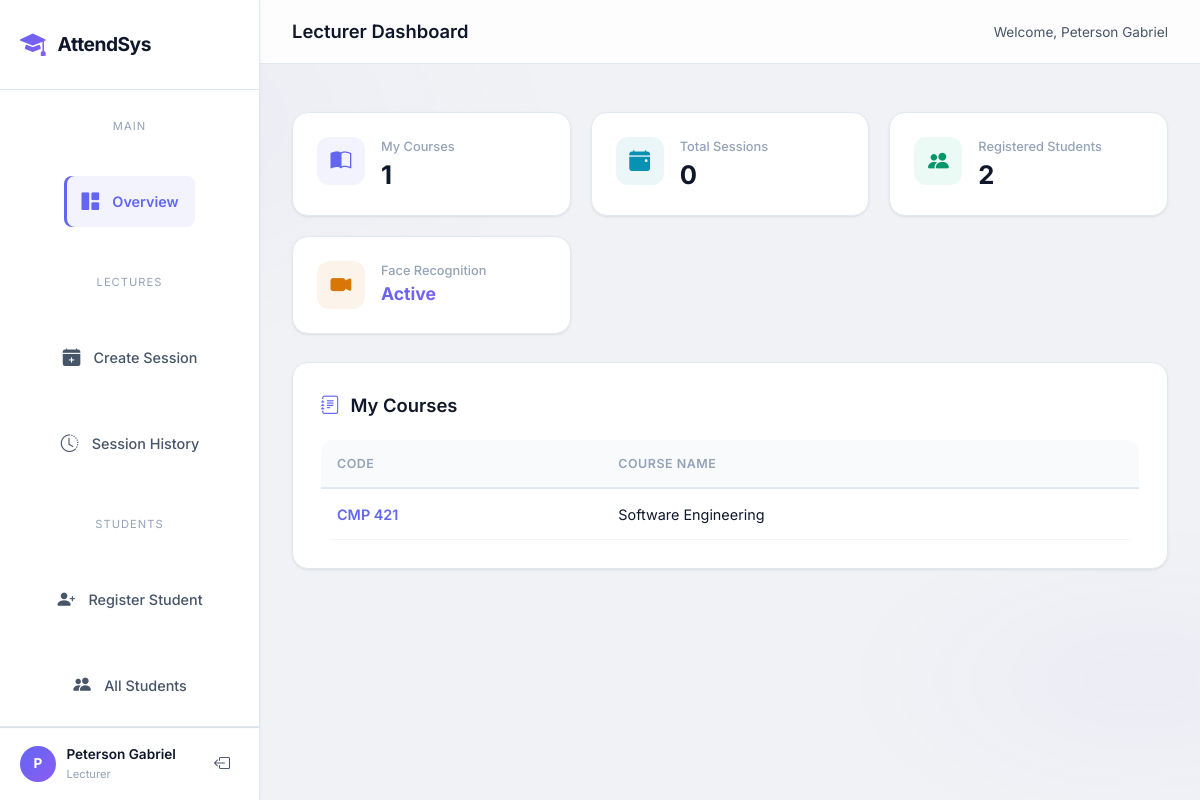
Page /lecturer (signed in) on the committed database.
### models.py (models this page shows)
class User(db.Model, UserMixin):
    __tablename__ = 'users'
    id = db.Column(db.Integer, primary_key=True)
    username = db.Column(db.String(100), unique=True, nullable=False)
    password = db.Column(db.String(200), nullable=False)
    role = db.Column(db.String(20), nullable=False) # 'admin', 'lecturer', 'student'
    name = db.Column(db.String(100), nullable=False)
    department = db.Column(db.String(100), nullable=True) # Important for students
    photo_path = db.Column(db.String(200), nullable=True)
    face_encoding = db.Column(db.Text, nullable=True) # Store JSON string of 128-d array
    qr_code_path = db.Column(db.String(200), nullable=True)
    courses = db.relationship('Course', backref='lecturer', cascade="all, delete-orphan", lazy=True)
    attendances = db.relationship('Attendance', backref='student', cascade="all, delete-orphan", lazy=True)

class Course(db.Model):
    __tablename__ = 'courses'
    id = db.Column(db.Integer, primary_key=True)
    course_code = db.Column(db.String(20), unique=True, nullable=False)
    course_name = db.Column(db.String(150), nullable=False)
    lecturer_id = db.Column(db.Integer, db.ForeignKey('users.id'), nullable=False)
    sessions = db.relationship('Session', backref='course', cascade="all, delete-orphan", lazy=True)

### routes.py (the view, shortened to what this page needs)
@main.route('/lecturer', methods=['GET', 'POST'])
@login_required
def lecturer_dashboard():
    if current_user.role != 'lecturer':
        return redirect(url_for('main.login'))
    courses = current_user.courses
    sessions = Session.query.join(Course).filter(Course.lecturer_id == current_user.id).order_by(Session.date.desc()).all()
    students = User.query.filter_by(role='student').all()
    return render_template('lecturer_dashboard.html', courses=courses, sessions=sessions, students=students)

### app.py (called while the page is built)
@login_manager.user_loader
def load_user(user_id):
    return User.query.get(int(user_id))

### templates/lecturer_dashboard.html (shortened to what this page needs)
{% extends "base.html" %}
{% block body %}
<div class="dashboard-layout">
    <aside class="sidebar" id="sidebar">
        <div class="sidebar-header">
            <div class="logo">
                <i class="bi bi-mortarboard-fill"></i>
                <span>AttendSys</span>
            </div>
        </div>
        <nav class="sidebar-nav">
            <span class="nav-label">Main</span>
            <a href="#" class="nav-item active" data-tab="overview">
                <i class="bi bi-grid-1x2-fill"></i><span>Overview</span>
            </a>
            <span class="nav-label">Lectures</span>
            <a href="#" class="nav-item" data-tab="sessions">
                <i class="bi bi-calendar-plus-fill"></i><span>Create Session</span>
            </a>
            <a href="#" class="nav-item" data-tab="history">
                <i class="bi bi-clock-history"></i><span>Session History</span>
            </a>
            <span class="nav-label">Students</span>
            <a href="#" class="nav-item" data-tab="register">
                <i class="bi bi-person-plus-fill"></i><span>Register Student</span>
            </a>
            <a href="#" class="nav-item" data-tab="students">
                <i class="bi bi-people-fill"></i><span>All Students</span>
            </a>
        </nav>
        <div class="sidebar-footer">
            <div class="user-card">
                <div class="user-avatar">{{ current_user.name[0] }}</div>
                <div class="user-info">
                    <span class="user-name">{{ current_user.name }}</span>
                    <span class="user-role">Lecturer</span>
                </div>
            </div>
            <a href="{{ url_for('main.logout') }}" class="logout-btn" title="Log out">
                <i class="bi bi-box-arrow-left"></i>
            </a>
        </div>
    </aside>
    <main class="main-content">
        <div class="topbar">
            <h1 class="page-title">Lecturer Dashboard</h1>
            <div class="topbar-right">
                <span class="welcome-text">Welcome, {{ current_user.name }}</span>
            </div>
        </div>
        <div class="flash-messages" style="position:relative;top:auto;right:auto;max-width:100%;padding:1rem 2rem 0;">
        </div>
        <div class="content-area">
            <div class="tab-section active" data-tab="overview">
                <div class="stats-grid">
                    <div class="stat-card">
                        <div class="stat-icon indigo"><i class="bi bi-book-half"></i></div>
                        <div class="stat-info">
                            <div class="stat-label">My Courses</div>
                            <div class="stat-value">{{ courses|length }}</div>
                        </div>
                    </div>
                    <div class="stat-card">
                        <div class="stat-icon cyan"><i class="bi bi-calendar-event-fill"></i></div>
                        <div class="stat-info">
                            <div class="stat-label">Total Sessions</div>
                            <div class="stat-value">{{ sessions|length }}</div>
                        </div>
                    </div>
                    <div class="stat-card">
                        <div class="stat-icon emerald"><i class="bi bi-people-fill"></i></div>
                        <div class="stat-info">
                            <div class="stat-label">Registered Students</div>
                            <div class="stat-value">{{ students|length }}</div>
                        </div>
                    </div>
                    <div class="stat-card">
                        <div class="stat-icon amber"><i class="bi bi-camera-video-fill"></i></div>
                        <div class="stat-info">
                            <div class="stat-label">Face Recognition</div>
                            <div class="stat-value gradient-text" style="font-size:1.1rem;">Active</div>
                        </div>
                    </div>
                </div>
                <div class="glass-card mb-3">
                    <div class="card-header">
                        <h3><i class="bi bi-journal-text" style="color:var(--primary);margin-right:.4rem;"></i> My Courses</h3>
                    </div>
                    {% if courses %}
                    <div class="table-wrapper">
                        <table>
                            <thead>
                                <tr><th>Code</th><th>Course Name</th></tr>
                            </thead>
                            <tbody>
                                {% for c in courses %}
                                <tr>
                                    <td style="color:var(--primary);font-weight:600;">{{ c.course_code }}</td>
                                    <td style="color:var(--text-primary);">{{ c.course_name }}</td>
                                </tr>
                                {% endfor %}
                            </tbody>
                        </table>
                    </div>
                    {% else %}
                    <div class="empty-state">
                        <i class="bi bi-journal-x"></i>
                        <p>No courses assigned yet. Contact your administrator.</p>
                    </div>
                    {% endif %}
                </div>
            </div>
        </div>
    </main>
</div>
{% endblock %}

### rows in the picture
User: name "P", name "Peterson Gabriel"
Course: course_code "CMP 421", course_name "Software Engineering"

### other values in the picture
{{ courses|length }} "1"
{{ sessions|length }} "0"
{{ students|length }} "2"
